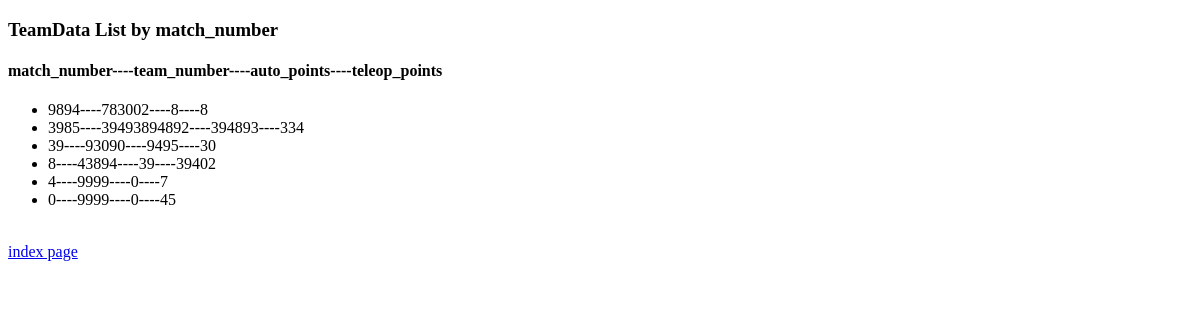
The page /scouting/teamdata_list/ on the database as committed earlier.
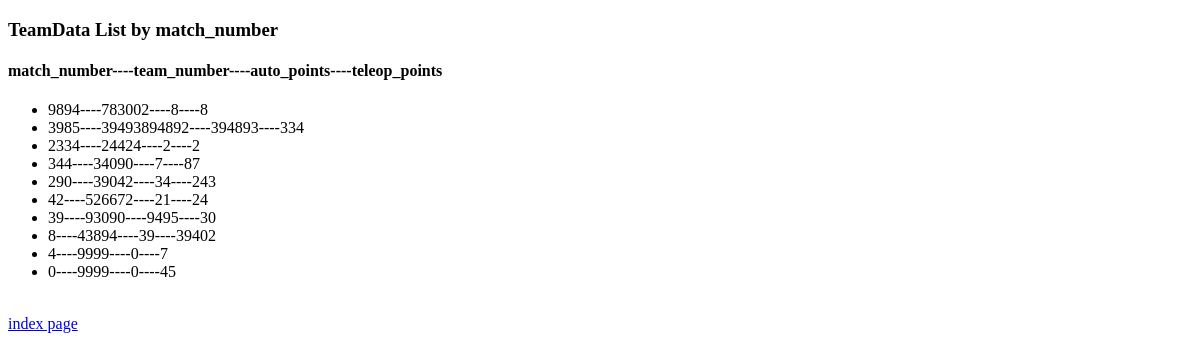
The same page on the database as committed later.
### scouting/models.py (models this page shows, shortened)
class TeamData(models.Model):
    scouter_name = models.CharField(default="unidentified scouter", max_length=32) #name must be less than 32 characters
    match_number = models.PositiveIntegerField(default=0) #should be made sure to be filled!
    team_number = models.PositiveIntegerField(default=10000001) #stores team's number, MUST BE FILLED IN! if not, it will default to 10000001 (probably won't exist for a while)
    catches = models.PositiveIntegerField(default=0)
    truss = models.PositiveIntegerField(default=0)
    assists = models.PositiveIntegerField(default=0)
    auto_points = models.PositiveIntegerField(default=0)
    teleop_points = models.PositiveIntegerField(default=0)
    total_points = models.PositiveIntegerField(default=0)
    comments = models.TextField(default="No Comments in Entry")

### scouting/views.py (the view)
def teamdata_list(request):
    list_by_match = TeamData.objects.order_by('-match_number')[0:]
    context = {'list_by_match_context':list_by_match}
    return render(request, "scouting/teamdata_list.html", context)

### scouting/templates/scouting/teamdata_list.html
<!DOCTYPE html>
<html>
	<head><title>TeamData List</title></head>
	<body>
		<h3>TeamData List by match_number</h3>
		<h4>match_number----team_number----auto_points----teleop_points</h4>
		{% if list_by_match_context %}
		<ul>
			{% for data in list_by_match_context %}
			<li>{{ data.match_number }}----{{ data.team_number }}----{{ data.auto_points }}----{{ data.teleop_points }}</li>
			{% endfor %}
		</ul><br />
		{% else %}
			<strong> there is no team data, strange. </strong><br />
		{% endif %}
		<a href="/scouting/">index page</a>
	</body>
</html>

Rows that differ between the two databases and show on the page:
added TeamData: match_number "2334", team_number "24424", auto_points "2", teleop_points "2"
added TeamData: match_number "344", team_number "34090", auto_points "7", teleop_points "87"
added TeamData: match_number "290", team_number "39042", auto_points "34", teleop_points "243"
added TeamData: match_number "42", team_number "526672", auto_points "21", teleop_points "24"
